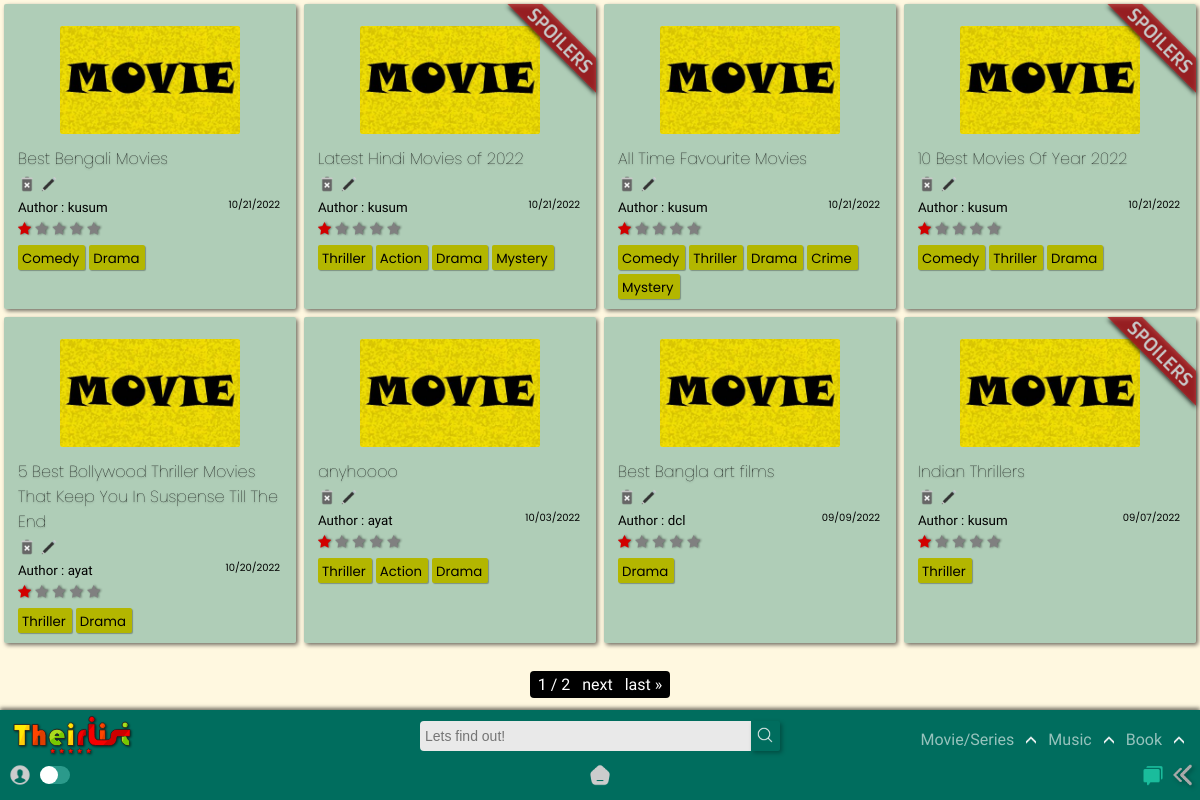
/home/list/, run on an earlier commit of the app's database.
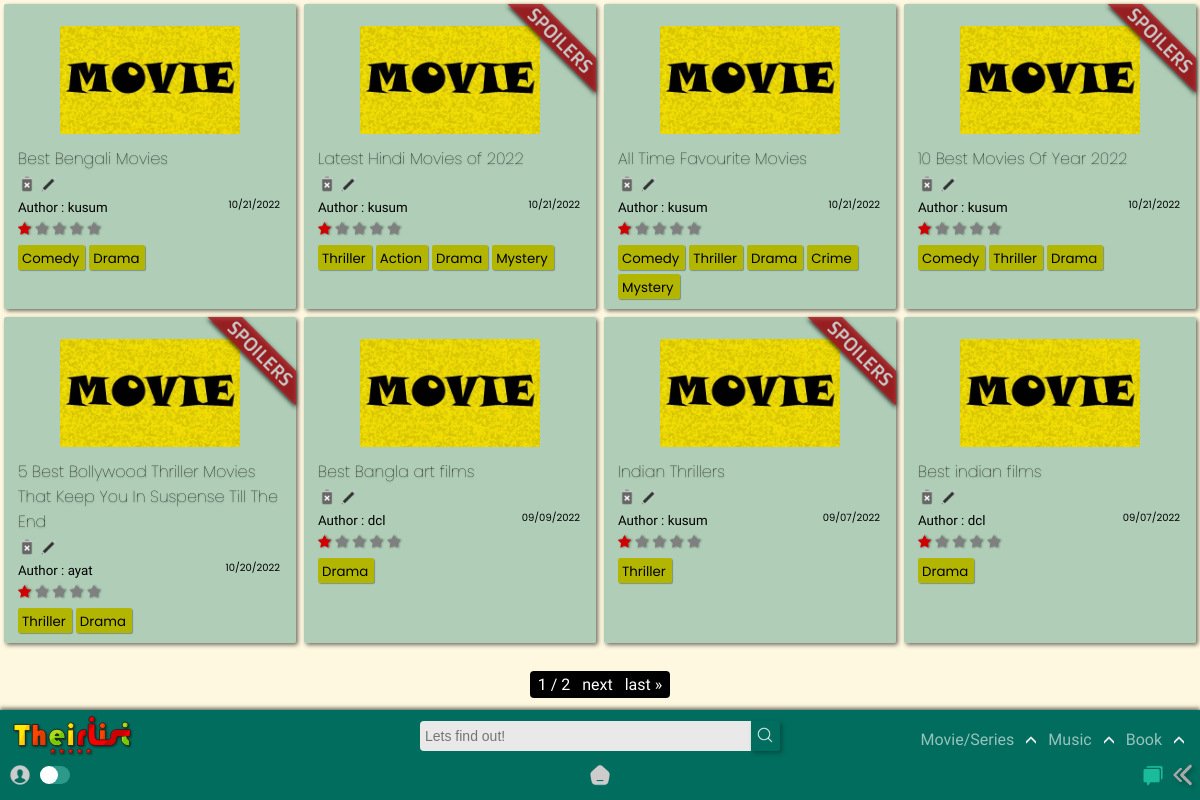
And on a later commit of the database.
### app/models.py (models this page shows, shortened)
class List(models.Model):
    title = models.CharField(max_length=120)
    genre = models.ManyToManyField('Genre')
    creator = models.ForeignKey(User,on_delete=models.SET_NULL,blank=True, null=True)
    posted = models.DateTimeField(auto_now_add=True)
    content = RichTextField(null=True,default=' ')
    type = models.CharField(max_length=10,default="Movie")
    spoiler_choices = [(False, 'No'),(True, 'Yes')]
    spoiler = models.BooleanField(default=False,null=True, choices = spoiler_choices)
    slug = models.SlugField(max_length= 300,null=True, blank = True, unique=True)

class Genre(models.Model):
    name = models.CharField(max_length=150)
    def __str__(self):
        return self.name

### app/views.py (the view)
# urls.py: path('list/',TheirListView.as_view(),name = 'list'),
class TheirListView(ListView): #movies
    model = List
    paginate_by = 8
    template_name ='app/List_list.html'
    def get_queryset(self, *args, **kwargs):
        qs = super().get_queryset(*args, **kwargs)
        qs = qs.order_by("-id")
        return qs
    def get_context_data(self, **kwargs):
        context = super().get_context_data(**kwargs)
        modell = Review.objects.all()
        context["modam"] = modell
        return context

### templates/app/List_list.html (shortened to what this page needs)
{% extends "index.html" %}
{% load static %}
{% block content %}
<section>
  <div class="contain-sec" id="contain-sec8">
    {% for lola in object_list %}
    <div class="elements">
      <div class="thumb">
        <img src="{% static 'app/images/movie-poster.jpg' %}" width="100px" />
      </div>
      {% if lola.spoiler == True %}
          <div class="spoiler"><img src="{% static 'app/images/spoilerr.png' %}" width="100px" /></div>
      {% endif %}
      <div class="Title">
        <a href="{{lola.slug}}/"><h4 class="tit">{{lola.title}}</h4></a>
        {% if user.id == lola.creator.id %}
        <a href="{% url 'app:delete_movie' lola.slug %}"><img src ="{% static 'app/images/delete.png' %}"></a>
        <a href="{% url 'app:update_list' lola.slug %}"><img src ="{% static 'app/images/edit.png' %}"></a>
        {% else %}
        <img src ="{% static 'app/images/delete-dis.png' %}">
        <img src ="{% static 'app/images/edit-dis.png' %}">
        {% endif %}
      </div>
      <div class="Author">
        <small>Author : {{lola.creator.username}}<span>{{lola.posted|date:"SHORT_DATE_FORMAT"}}</span></small>
      </div>
      <div class="rating">
        <span class="star-headline">
        <span class="fa fa-star checked"></span>
        <span class="fa fa-star"></span>
        <span class="fa fa-star"></span>
        <span class="fa fa-star"></span>
        <span class="fa fa-star"></span>
        </span>
      </div>
        {% for tag in lola.genre.all %}
        <div class="Genre">
          <a href="{% url 'app:film' query=tag %}">
        <small>{{ tag }}</small>
          </a>
        </div>
          {% empty %}
          No tags!
        {% endfor %}
    </div>
    {% endfor %}
  </div>
  <div class="pagination_pages">
    <span class="step-links">
        <span class="current">
        {{ page_obj.number }} / {{ page_obj.paginator.num_pages }}
        </span>
        {% if page_obj.has_next %}
            <a href="?page={{ page_obj.next_page_number }}">next</a>
            <a href="?page={{ page_obj.paginator.num_pages }}">last &raquo;</a>
        {% endif %}
    </span>
  </div>
</section>
{% endblock content %}

### templates/index.html (shortened to what this page needs)
{% load static %}
<!DOCTYPE html>
<html lang="en">
  <head>
    <link rel="stylesheet" href="{% static 'app/css/desk.css' %}" />
    <link rel="stylesheet" href="{% static 'app/css/mobile.css' %}" />
    <link rel="stylesheet" href="{% static 'app/css/search.css' %}" />
    <link rel="stylesheet" href="{% static 'app/css/content_css.css' %}" />
    <link rel="stylesheet" href="https://cdnjs.cloudflare.com/ajax/libs/font-awesome/4.7.0/css/font-awesome.min.css">
  </head>
  <header>
    <nav class="nav" id="nav">
      <div class="logo"></div>
      <div class="wrap">
        <form method="GET" action="{% url 'app:search' %}">
        <div class="search">
          <input
            type="text"
            class="searchTerm"
            placeholder="Lets find out!"
            name="query"
            id="query"
          />
          <button type="submit" class="searchButton" id="query-btn">
            <img src="{% static 'app/images/search.png' %}">
          </button>
        </div>
      </form>
      </div>
    <div class="nav-menu-list">
        <ul class="nav-main-op">
            <li>
              <a href="{% url 'app:list' %}" class="moviesnseries">Movie/Series</a><span class="nav-movie-expand"><img src="{% static 'app/images/dropdown.png' %}" alt=""></span>
            </li>
            <li>
              <a href="{% url 'app:musiclist' %}">Music</a><span class="nav-music-expand"><img src="{% static 'app/images/dropdown.png' %}" alt=""></span>
            </li>
            <li>
              <a href="{% url 'app:booklist' %}">Book</a><span class="nav-book-expand"><img src="{% static 'app/images/dropdown.png' %}" alt=""></span>
            </li>
          </ul>
      </div>
    </nav>
  </header>
  <body id="body">
    {% block content %}
    {% endblock content %}
    <doc class="doc-bar" id="doc-bar">
        <div class="doc-stuff-left">
        <div class="user-doc-logo" title="authentication"><img src="{% static 'app/images/user.png' %}"></div>
        <label class="switch"  title="toggle dark/light mode">
          <span class="slider round"></span>
        </label>
      </div>
        <div class="doc-stuff-center"><a href="{% url 'app:all' %}" title="home"><img src="{% static 'app/images/home.png' %}" id="home"></a></div>
        <div class="doc-stuff-right">
          <a href="{% url 'app:chat' %}" title="Chat in the community"><img class="com-chat" src="{% static 'app/images/community.png' %}"></a>
          <button onClick="javascript:history.go(-1);" title="Go back"><img src="{% static 'app/images/back.png' %}" alt=""></button>
        </div>
    </doc>
  </body>
</html>

### static/app/css/desk.css (style rules this page uses)
:root { --rd: #D10000; --white: rgb(233, 233, 233); --rd2: #9DAAF2; --dark: #1d1d1d; --teal: rgb(0, 109, 94); }
* { -webkit-tap-highlight-color: transparent; margin: 0; padding: 0; box-sizing: border-box; }
button { filter: drop-shadow(2px 2px 2px #0000004b); }
body { -webkit-tap-highlight-color: transparent; background-color: #fff5d1ab; text-decoration: none; height: 100vh; display: flex; flex-direction: column; font-family: 'Raleway', sans-serif; }
.nav { position: fixed; display: flex; justify-content: space-between; flex-wrap: wrap; align-items: center; height: 52px; bottom: 38px; left: 0; right: 0; box-shadow: 0px -2px 4px #00000090; z-index: 10; background-color: var(--teal); }
.logo { position: absolute; top: 0px; left: 0px; height: 50px; width: 120px; margin: 2px 12px; }
.nav-menu-list { position: absolute; top: 10px; right: 0; margin: 0 16px; }
.nav-main-op { display: flex; flex-direction: row; margin-right: 0px; }
.nav-main-op a { margin: 0 12px; text-decoration: none; color: #FFFFFF96; font-size: 16px; transition: all 250ms ease-in-out; }
.nav-main-op li { font-size: 18px; list-style: none; margin: 8px auto; color: #FFFFFF96; cursor: pointer; }
.nav-movie-expand img, .nav-music-expand img, .nav-book-expand img { width: 10px; transform: rotate(180deg); }
.doc-bar { position: fixed; display: flex; flex-wrap: wrap; flex-direction: row; align-items: center; justify-content: space-between; height: 40px; padding-top: 0px; padding-bottom: 6px; left: 0; right: 0; bottom: 0; background-color: rgb(0, 109, 94); z-index: 12; }
.doc-stuff-left { display: flex; position: relative; justify-content: flex-start; align-items: center; width: 100px; padding: 3px 0px; margin-bottom: 0px; margin-left: 6px; }
.user-doc-logo { height: max-content; margin-left: 2px; }
.user-doc-logo img { height: 24px; width: auto; cursor: pointer; }
.doc-stuff-center { width: max-content; display: flex; justify-content: center; }
.switch { position: relative; display: inline-block; width: 30px; height: 18px; bottom: 2px; left: 8px; }
.slider { position: absolute; cursor: pointer; top: 0; left: 0; right: 0; bottom: 0; background-color: rgba(138, 255, 239, 0.315); -webkit-transition: .4s; transition: .4s; }
.slider:before { position: absolute; content: ""; height: 18px; width: 18px; left: 0px; bottom: 0px; background-color: white; -webkit-transition: .4s; transition: .4s; }
.slider.round { border-radius: 34px; }
.slider.round:before { border-radius: 50%; }
.doc-stuff-center img { height: 22px; }
.doc-stuff-right { justify-content: end; display: flex; width: 100px; position: relative; margin-right: 6px; }
.doc-stuff-right button { background: none; color: inherit; border: none; padding: 0; font: inherit; cursor: pointer; outline: inherit; }
.doc-stuff-right img { height: 22px; width: 22px }
.doc-stuff-right .com-chat { margin-right: 8px; }
.Title img { height: 18px!important; }
.Genre small { padding: 0 0; margin-right: 2px; }
.fa { color: grey; filter: drop-shadow(1px 0px 1px rgba(0, 0, 0, 0.493)); }
.star-headline .checked { color: #D10000; }
.star-headline span { font-size: 14px; }

### static/app/css/search.css (style rules this page uses)
.search { width: 100%; position: relative; display: flex; }
.searchTerm { width: 100%; border: none; border-right: none; padding: 5px; height: 30px; border-radius: 4px 0 0 4px; outline: none; color: #9dbfaf; background-color: var(--white); font-size: 14px; }
.searchButton { width: 32px; height: 30px; border: none; background-color: var(--teal); text-align: center; color: white; border-radius: 0 2px 2px 0; cursor: pointer; font-size: 20px; transition: all 250ms ease-in-out; }
.searchButton img { height: 16px; }
.wrap { width: 30%; position: absolute; top: 50%; left: 50%; transform: translate(-50%, -50%); }

### templates/app/List_list.html (style rules this page uses)
.Title img { height: 14px; }

What changed in the data, as far as the page shows it:
removed List: title "anyhoooo", creator.username "ayat", posted "10/03/2022", Genre (name "Thriller"), Genre (name "Action"), Genre (name "Drama")
changed List "5 Best Bollywood Thriller Movies That Keep You In Suspense Till The End": spoiler: picture added
now on this page (row unchanged): List: title "Best indian films", creator.username "dcl", posted "09/07/2022", Genre (name "Drama")
